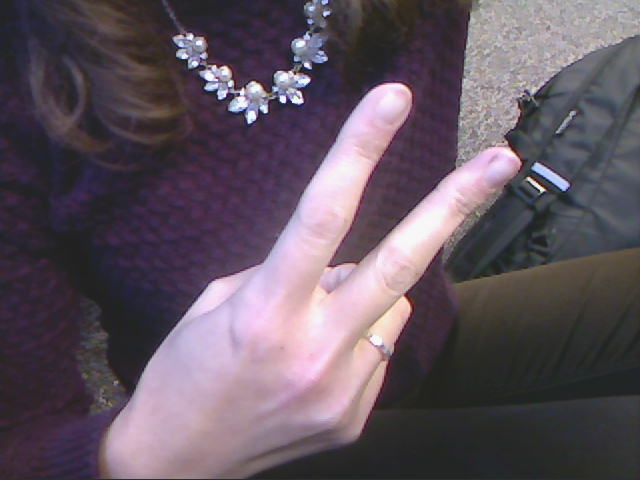
#> input picture imagePreprocessingExample/imageset_1/peace.jpg, 640 x 480 px, given in place of the camera
$ python monster.py   (older library calls are emulated)
#> lines starting #> are read from the running program, lines starting #| are printed output that depends on the picture; after the words box and inside, x2 and y2 are one past the last pixel; in counts of white or black regions, pixels touching at a corner belong together
#!/usr/bin/python

import cv2
import numpy as np
import math

# Variables & parameters
# aka a bunch of global bs that is at least all in one place
hsv_thresh_lower=150
gaussian_ksize=11
gaussian_sigma=0
morph_elem_size=13
median_ksize=3
capture_box_count=9
capture_box_dim=20
capture_box_sep_x=8
capture_box_sep_y=18
capture_pos_x=500
capture_pos_y=150
cap_region_x_begin=0.5 # start point/total width
cap_region_y_end=0.8 # start point/total width
finger_thresh_l=2.0
finger_thresh_u=3.8
radius_thresh=0.04 # factor of width of full frame
first_iteration=True
finger_ct_history=[0,0]
MAX_THRESHOLD_VALUE=255

# Moved the 'Gesture API' here
class Gesture(object):
    def __init__(self,name):
        self.name=name
    def getName(self):
        return self.name
    def set_palm(self,hand_center,hand_radius):
        self.hand_center=hand_center
        self.hand_radius=hand_radius
    def set_finger_pos(self,finger_pos):
        self.finger_pos=finger_pos
        self.finger_count=len(finger_pos)
    def calc_angles(self):
        self.angle=np.zeros(self.finger_count,dtype=int)
        for i in range(self.finger_count):
            y = self.finger_pos[i][1]
            x = self.finger_pos[i][0]
            self.angle[i]=abs(math.atan2((self.hand_center[1]-y),(x-self.hand_center[0]))*180/math.pi)

def DefineGestures():
    dict={}
    # 1. BEGIN ------------------------------------#
    VictoryPeace=Gesture("VictoryPeace")
    VictoryPeace.set_palm((475,225),45)
    VictoryPeace.set_finger_pos([(490,90),(415,105)])
    VictoryPeace.calc_angles()
    dict[VictoryPeace.getName()]=VictoryPeace
    # 1. END --------------------------------------#
    # 2. BEGIN ------------------------------------#
    L_right=Gesture("L_right")
    L_right.set_palm((475,225),50)
    L_right.set_finger_pos([(450,62),(345,200)])
    L_right.calc_angles()
    dict[L_right.getName()]=L_right
    # 2. END --------------------------------------#
    # 3. BEGIN ------------------------------------#
    Index_Pointing=Gesture("Index_Pointing")
    Index_Pointing.set_palm((480,230),43)
    Index_Pointing.set_finger_pos([(475,102)])
    Index_Pointing.calc_angles()
    dict[Index_Pointing.getName()]=Index_Pointing
    # 3. END --------------------------------------#
    return dict

# [187 lines left out: functions CompareGestures, DecideGesture, hand_capture, hand_threshold, hand_contour_find, mark_fingers and 3 more, not called in this run]

# ------------------------ BEGIN ------------------------ #

# Camera
camera = cv2.VideoCapture(0)
capture_done=0
bg_captured=0
GestureDictionary=DefineGestures()
frame_gesture=Gesture("frame_gesture")


while(1):
    # Capture frame from camera
    ret, frame = camera.read()
#> frame is the input picture: shape (480, 640, 3); mean B, G, R 95.7, 85, 97.2
    frame=cv2.bilateralFilter(frame,5,50,100)
    # Operations on the frame
    frame=cv2.flip(frame,1)
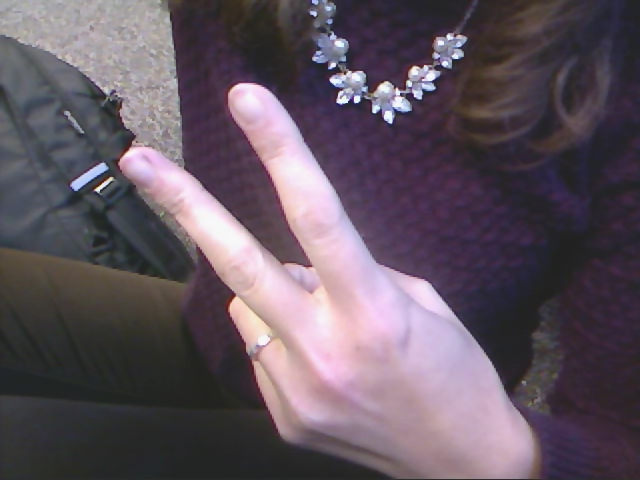
#> frame: shape (480, 640, 3); mean B, G, R 95.7, 85.1, 97.2
    cv2.rectangle(frame,(int(cap_region_x_begin*frame.shape[1]),0),(frame.shape[1],int(cap_region_y_end*frame.shape[0])),(255,0,0),1)
    frame_original=np.copy(frame)
    if(bg_captured):
        fg_frame=remove_bg(frame)

    if (not (capture_done and bg_captured)):
        if(not bg_captured):
            cv2.putText(frame,"Remove hand from the frame and press 'b' to capture background",(int(0.05*frame.shape[1]),int(0.97*frame.shape[0])),cv2.FONT_HERSHEY_SIMPLEX,0.5,(0,255,255),1,8)
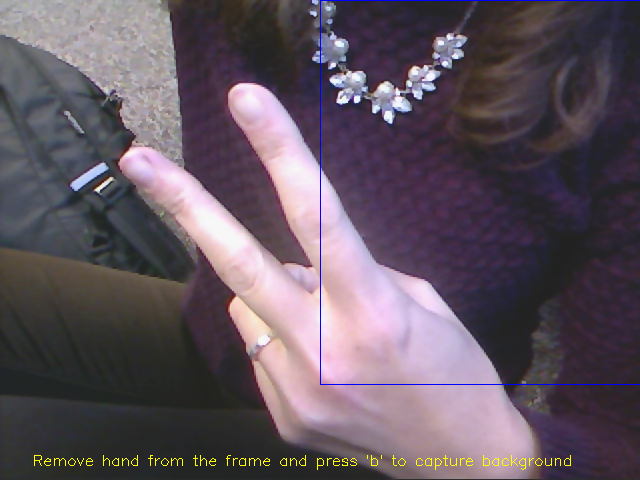
#> frame: shape (480, 640, 3); mean B, G, R 95.9, 85.3, 97.4
        else:
            cv2.putText(frame,"Place hand inside boxes and press 'c' to capture hand histogram",(int(0.08*frame.shape[1]),int(0.97*frame.shape[0])),cv2.FONT_HERSHEY_SIMPLEX,0.5,(0,255,255),1,8)
        first_iteration=True
        finger_ct_history=[0,0]
        box_pos_x=np.array([capture_pos_x,capture_pos_x+capture_box_dim+capture_box_sep_x,capture_pos_x+2*capture_box_dim+2*capture_box_sep_x,capture_pos_x,capture_pos_x+capture_box_dim+capture_box_sep_x,capture_pos_x+2*capture_box_dim+2*capture_box_sep_x,capture_pos_x,capture_pos_x+capture_box_dim+capture_box_sep_x,capture_pos_x+2*capture_box_dim+2*capture_box_sep_x],dtype=int)
        box_pos_y=np.array([capture_pos_y,capture_pos_y,capture_pos_y,capture_pos_y+capture_box_dim+capture_box_sep_y,capture_pos_y+capture_box_dim+capture_box_sep_y,capture_pos_y+capture_box_dim+capture_box_sep_y,capture_pos_y+2*capture_box_dim+2*capture_box_sep_y,capture_pos_y+2*capture_box_dim+2*capture_box_sep_y,capture_pos_y+2*capture_box_dim+2*capture_box_sep_y],dtype=int)
        for i in range(capture_box_count):
            cv2.rectangle(frame,(box_pos_x[i],box_pos_y[i]),(box_pos_x[i]+capture_box_dim,box_pos_y[i]+capture_box_dim),(255,0,0),1)
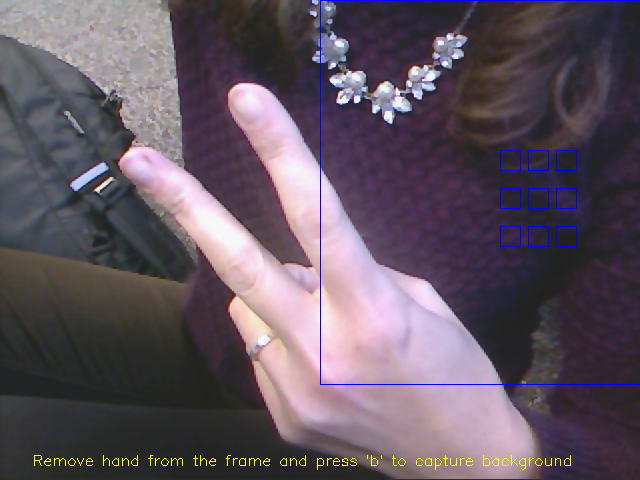
#> frame: shape (480, 640, 3); 0.23% of pixels changed, all inside (x1, y1, x2, y2) = (500, 150, 577, 247)
    else:
        frame=hand_threshold(fg_frame,hand_histogram)
        contour_frame=np.copy(frame)
        _, contours, hierarchy = cv2.findContours(contour_frame,cv2.RETR_TREE,cv2.CHAIN_APPROX_SIMPLE)
        found,hand_contour = hand_contour_find(contours)
        if(found):
            hand_convex_hull = cv2.convexHull(hand_contour)
            frame,hand_center,hand_radius,hand_size_score = mark_hand_center(frame_original,hand_contour)
            if(hand_size_score):
                frame,finger,palm = mark_fingers(frame,hand_convex_hull,hand_center,hand_radius)
                frame,gesture_found = find_gesture(frame,finger,palm)
                print (gesture_found)
        else:
            frame=frame_original

    # Display frame in a windowPeace
    cv2.imshow('Hand Gesture Recognition v1.0',frame)
    interrupt=cv2.waitKey(10)
#> (key q is pressed here)

    # Quit by pressing 'q'
    if  interrupt & 0xFF == ord('q'):
        break
    # Capture hand by pressing 'c'
    elif interrupt & 0xFF == ord('c'):
        if(bg_captured):
            capture_done=1
            hand_histogram=hand_capture(frame_original,box_pos_x,box_pos_y)
    # Capture background by pressing 'b'
    elif interrupt & 0xFF == ord('b'):
        bg_model = cv2.createBackgroundSubtractorMOG2(0,16, False)
        bg_captured=1
    # Reset captured hand by pressing 'r'
    elif interrupt & 0xFF == ord('r'):
        capture_done=0
        bg_captured=0

# Release camera & end program
camera.release()
cv2.destroyAllWindows()
